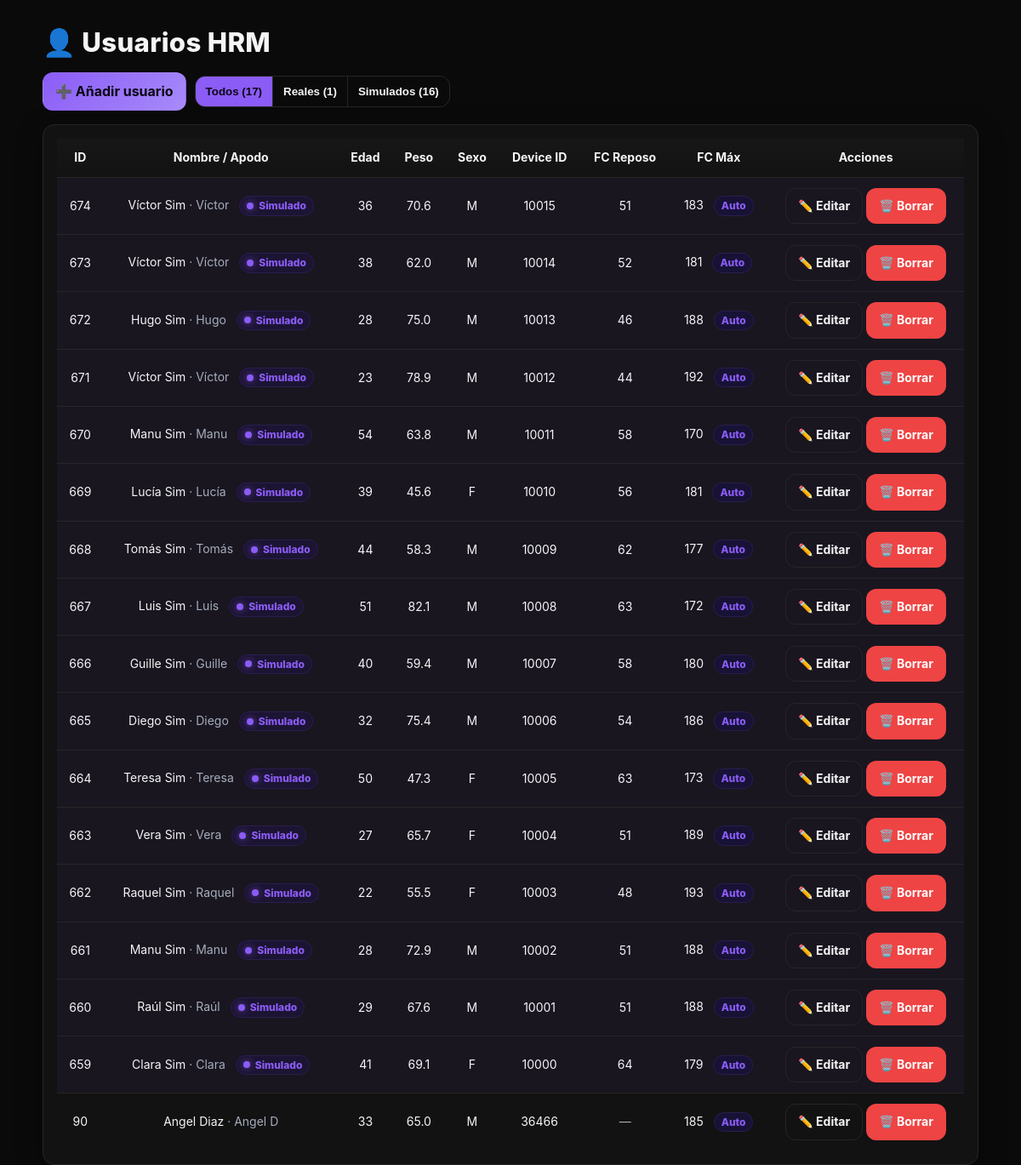
The app's page /users, older data.
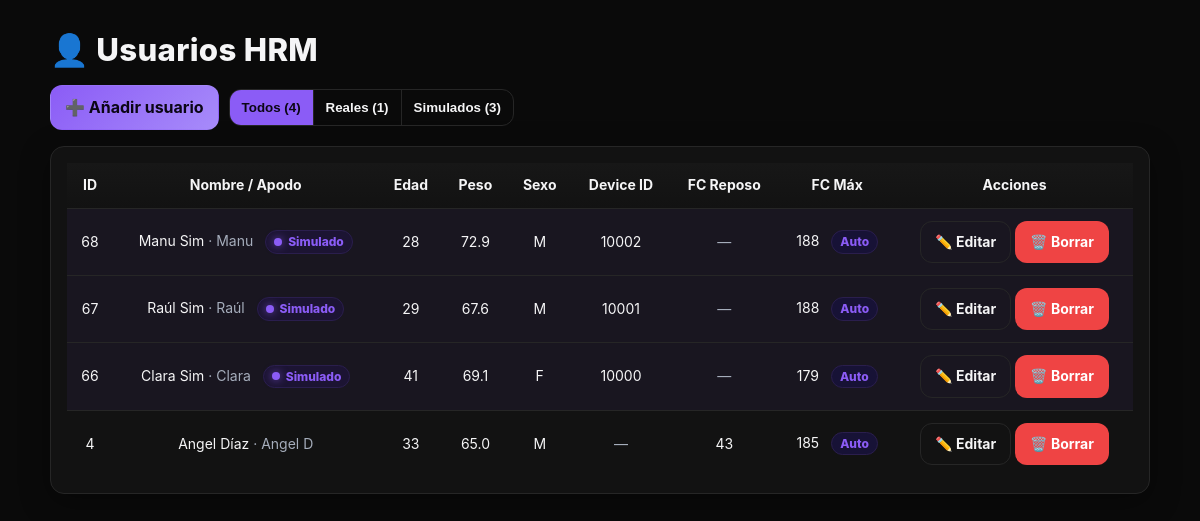
The same page, newer data.
### tables this page shows
CREATE TABLE users (
  id INTEGER PRIMARY KEY AUTOINCREMENT,
  nombre    TEXT NOT NULL,
  apellido  TEXT NOT NULL,
  apodo     TEXT NOT NULL,
  edad      INTEGER,            -- legacy (opcional)
  peso      REAL,
  device_id INTEGER UNIQUE,
  sexo      TEXT,               -- 'M' o 'F' (sin CHECK para no romper migraciones)
  hr_rest   INTEGER,            -- FC en reposo (opcional; puede ser NULL)
  hr_max    INTEGER,            -- FC máxima (opcional)
  is_sim    INTEGER DEFAULT 0,  -- 0=real, 1=simulado
  dob       TEXT,               -- YYYY-MM-DD (opcional)
  hr_max_auto INTEGER DEFAULT 1 -- 1=auto (Tanaka), 0=manual
);

### hr_server.py (the view)
@app.route("/users")
def users_list():
    users = db.list_users()
    return render_template("users.html", users=users)

### db.py (called while the page is built)
@contextmanager
def get_conn():
    DB_PATH.parent.mkdir(parents=True, exist_ok=True)
    conn = sqlite3.connect(DB_PATH)
    try:
        yield conn
    finally:
        conn.close()

def _ensure_schema():
    with get_conn() as conn:
        conn.execute(SCHEMA)
        cols = {r[1] for r in conn.execute("PRAGMA table_info(users)").fetchall()}
        if "sexo" not in cols:
            conn.execute("ALTER TABLE users ADD COLUMN sexo TEXT")
        if "hr_rest" not in cols:
            conn.execute("ALTER TABLE users ADD COLUMN hr_rest INTEGER")
        if "hr_max" not in cols:
            conn.execute("ALTER TABLE users ADD COLUMN hr_max INTEGER")
        if "is_sim" not in cols:
            conn.execute("ALTER TABLE users ADD COLUMN is_sim INTEGER DEFAULT 0")
        if "dob" not in cols:
            conn.execute("ALTER TABLE users ADD COLUMN dob TEXT")
        if "hr_max_auto" not in cols:
            conn.execute("ALTER TABLE users ADD COLUMN hr_max_auto INTEGER DEFAULT 1")
        conn.execute(IDX)
        conn.commit()

### hr_server.py (called while the page is built)
def tanaka_from_dob(dob_str):
    a = age_from_dob(dob_str)
    return tanaka_from_age(a)

### templates/users.html (shortened to what this page needs)
<!doctype html>
<html lang="es">
<head>
  <link rel="stylesheet" href="/static/brand.css">
</head>
<body>
  <div class="wrap">
    <h1>👤 Usuarios HRM</h1>
    <div class="toolbar">
      <a class="btn btn-accent" href="{{ url_for('add_user') }}">➕ Añadir usuario</a>
      <div class="filters" role="group" aria-label="Filtro">
        <button type="button" class="active" data-filter="all" id="btn-all">Todos (0)</button>
        <button type="button" data-filter="real" id="btn-real">Reales (0)</button>
        <button type="button" data-filter="sim" id="btn-sim">Simulados (0)</button>
      </div>
    </div>
    <div class="panel card-pad table-wrap">
      <table id="tab">
        <thead>
          <tr>
            <th>ID</th>
            <th>Nombre / Apodo</th>
            <th>Edad</th>
            <th>Peso</th>
            <th>Sexo</th>
            <th>Device ID</th>
            <th>FC Reposo</th>
            <th>FC Máx</th>
            <th>Acciones</th>
          </tr>
        </thead>
        <tbody>
          {% for u in users %}
          {% set edad_disp = (u.dob|age_from_dob) or u.edad %}
          {% set hrmax_disp = u.hr_max if u.hr_max else ((u.dob|tanaka_dob) or (u.edad|tanaka)) %}
          <tr class="{{ 'sim' if u.is_sim else '' }}" data-is-sim="{{ 1 if u.is_sim else 0 }}">
            <td>{{ u.id }}</td>
            <td>
              {{ u.nombre }} {{ u.apellido }}
              {% if u.apodo %} <span class="muted">· {{ u.apodo }}</span>{% endif %}
              {% if u.is_sim %}
                <span class="badge" title="Usuario simulado">
                  <span class="dot"></span> Simulado
                </span>
              {% endif %}
            </td>
            <td class="{{ 'muted' if not edad_disp }}">{{ edad_disp or '—' }}</td>
            <td class="{{ 'muted' if not u.peso }}">{{ u.peso or '—' }}</td>
            <td class="{{ 'muted' if not u.sexo }}">{{ u.sexo or '—' }}</td>
            <td class="{{ 'muted' if not u.device_id }}">{{ u.device_id or '—' }}</td>
            <td class="{{ 'muted' if not u.hr_rest }}">{{ u.hr_rest or '—' }}</td>
            <td class="{{ 'muted' if not hrmax_disp }}">
              {{ hrmax_disp or '—' }}
              {% if hrmax_disp %}
                {% if u.hr_max_auto == 1 %}
                  <span class="badge badge-pill badge-inline badge-auto" title="Calculada automáticamente (Tanaka)">Auto</span>
                {% else %}
                  <span class="badge badge-pill badge-inline badge-manual" title="Valor manual (no se ajusta con la edad)">Manual</span>
                {% endif %}
              {% endif %}
            </td>
            <td>
              <a class="btn btn-ghost" href="{{ url_for('edit_user', user_id=u.id) }}">✏️ Editar</a>
              <a class="btn btn-danger" href="{{ url_for('delete_user', user_id=u.id) }}"
                 onclick="return confirm('¿Borrar usuario &quot;{{ u.apodo or u.nombre }}&quot;?')">🗑️ Borrar</a>
            </td>
          </tr>
          {% endfor %}
        </tbody>
      </table>
    </div>
  </div>
</body>
</html>

Row changes from the older to the newer data that the page shows:
removed users: id "674", nombre "Víctor", apellido "Sim", apodo "Víctor", is_sim 1 (drawn), edad "36", peso "70.6", sexo "M", device "10015", hr_rest "51", hrmax_disp "183", hr_max_auto "Auto"
removed users: id "673", nombre "Víctor", apellido "Sim", apodo "Víctor", is_sim 1 (drawn), edad "38", peso "62.0", sexo "M", device "10014", hr_rest "52", hrmax_disp "181", hr_max_auto "Auto"
removed users: id "672", nombre "Hugo", apellido "Sim", apodo "Hugo", is_sim 1 (drawn), edad "28", peso "75.0", sexo "M", device "10013", hr_rest "46", hrmax_disp "188", hr_max_auto "Auto"
removed users: id "671", nombre "Víctor", apellido "Sim", apodo "Víctor", is_sim 1 (drawn), edad "23", peso "78.9", sexo "M", device "10012", hr_rest "44", hrmax_disp "192", hr_max_auto "Auto"
removed users: id "670", nombre "Manu", apellido "Sim", apodo "Manu", is_sim 1 (drawn), edad "54", peso "63.8", sexo "M", device "10011", hr_rest "58", hrmax_disp "170", hr_max_auto "Auto"
removed users: id "669", nombre "Lucía", apellido "Sim", apodo "Lucía", is_sim 1 (drawn), edad "39", peso "45.6", sexo "F", device "10010", hr_rest "56", hrmax_disp "181", hr_max_auto "Auto"
removed users: id "668", nombre "Tomás", apellido "Sim", apodo "Tomás", is_sim 1 (drawn), edad "44", peso "58.3", sexo "M", device "10009", hr_rest "62", hrmax_disp "177", hr_max_auto "Auto"
removed users: id "667", nombre "Luis", apellido "Sim", apodo "Luis", is_sim 1 (drawn), edad "51", peso "82.1", sexo "M", device "10008", hr_rest "63", hrmax_disp "172", hr_max_auto "Auto"
removed users: id "666", nombre "Guille", apellido "Sim", apodo "Guille", is_sim 1 (drawn), edad "40", peso "59.4", sexo "M", device "10007", hr_rest "58", hrmax_disp "180", hr_max_auto "Auto"
removed users: id "665", nombre "Diego", apellido "Sim", apodo "Diego", is_sim 1 (drawn), edad "32", peso "75.4", sexo "M", device "10006", hr_rest "54", hrmax_disp "186", hr_max_auto "Auto"
removed users: id "664", nombre "Teresa", apellido "Sim", apodo "Teresa", is_sim 1 (drawn), edad "50", peso "47.3", sexo "F", device "10005", hr_rest "63", hrmax_disp "173", hr_max_auto "Auto"
removed users: id "663", nombre "Vera", apellido "Sim", apodo "Vera", is_sim 1 (drawn), edad "27", peso "65.7", sexo "F", device "10004", hr_rest "51", hrmax_disp "189", hr_max_auto "Auto"
removed users: id "662", nombre "Raquel", apellido "Sim", apodo "Raquel", is_sim 1 (drawn), edad "22", peso "55.5", sexo "F", device "10003", hr_rest "48", hrmax_disp "193", hr_max_auto "Auto"
removed users: id "661", nombre "Manu", apellido "Sim", apodo "Manu", is_sim 1 (drawn), edad "28", peso "72.9", sexo "M", device "10002", hr_rest "51", hrmax_disp "188", hr_max_auto "Auto"
removed users: id "660", nombre "Raúl", apellido "Sim", apodo "Raúl", is_sim 1 (drawn), edad "29", peso "67.6", sexo "M", device "10001", hr_rest "51", hrmax_disp "188", hr_max_auto "Auto"
removed users: id "659", nombre "Clara", apellido "Sim", apodo "Clara", is_sim 1 (drawn), edad "41", peso "69.1", sexo "F", device "10000", hr_rest "64", hrmax_disp "179", hr_max_auto "Auto"
removed users: id "90", nombre "Angel", apellido "Diaz", apodo "Angel D", edad "33", peso "65.0", sexo "M", device "36466", hr_rest "—", hrmax_disp "185", hr_max_auto "Auto", is_sim 0 (drawn)
added users: id "68", nombre "Manu", apellido "Sim", apodo "Manu", is_sim 1 (drawn), edad "28", peso "72.9", sexo "M", device "10002", hr_rest "—", hr_max "188", hr_max_auto "Auto"
added users: id "67", nombre "Raúl", apellido "Sim", apodo "Raúl", is_sim 1 (drawn), edad "29", peso "67.6", sexo "M", device "10001", hr_rest "—", hr_max "188", hr_max_auto "Auto"
added users: id "66", nombre "Clara", apellido "Sim", apodo "Clara", is_sim 1 (drawn), edad "41", peso "69.1", sexo "F", device "10000", hr_rest "—", hr_max "179", hr_max_auto "Auto"
added users: id "4", nombre "Angel", apellido "Díaz", apodo "Angel D", edad_disp "33", peso "65.0", sexo "M", device_id "—", hr_rest "43", hrmax_disp "185", hr_max_auto "Auto", is_sim 0 (drawn)
Text that changed along with them:
text written by a page script: "Todos (17)" → "Todos (4)"
text written by a page script: "Simulados (16)" → "Simulados (3)"
